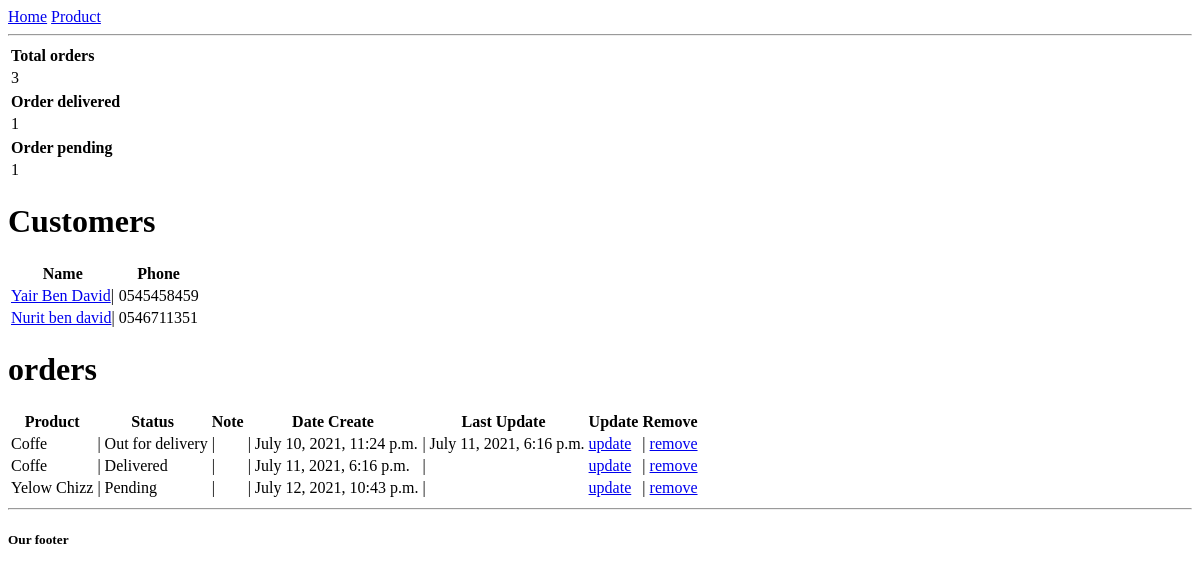
The app's page /, older data.
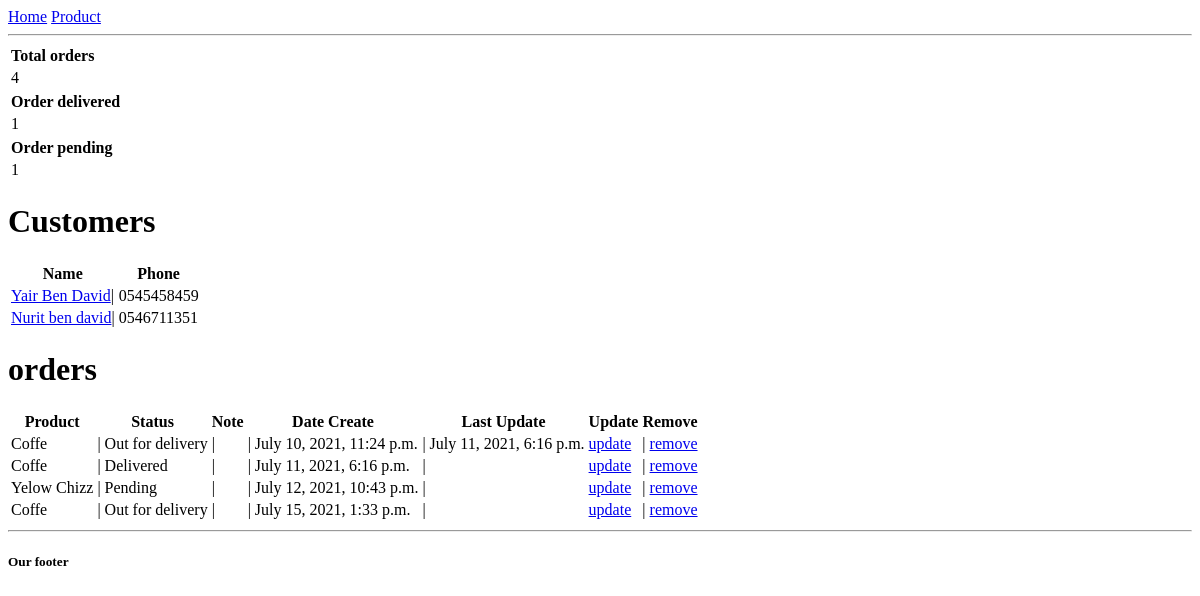
The same page, newer data.
### accounts/models.py (models this page shows, shortened)
class Customer(models.Model):
    name = models.CharField(max_length=200, null=True)
    phone = models.CharField(max_length=200, null=True)
    email = models.EmailField(max_length=50, null=True)
    date_create = models.DateTimeField(auto_now_add=True, null=True)
    date_update = models.DateTimeField(auto_now_add=False, auto_now=True, null=True)

class Order(models.Model):
    STATUS = (
        ('Pending','Pending'),
        ('Out for delivery', 'Out for delivery'),
        ('Delivered','Delivered')
    )
    customer = models.ForeignKey(Customer, null=True, on_delete=models.SET_NULL)
    product = models.ForeignKey(Product, null=True, on_delete=models.SET_NULL)
    date_create = models.DateTimeField(auto_now_add=True, null=True)
    date_update = models.DateTimeField(auto_now_add=False, auto_now=True, null=True)
    status = models.CharField(max_length=200, null=True, choices=STATUS)
    note = models.CharField(max_length=200, null=True)

class Product(models.Model):
    CATEGORY = (
        ('Indoor','Indoor'),
        ('Outdoor','Outdoor')
    )
    name = models.CharField(max_length=200, null=True)
    price = models.FloatField(null=True)
    category = models.CharField(max_length=200, null=True)
    description = models.CharField(max_length=200, null=True, blank=True)
    date_create = models.DateTimeField(auto_now_add=True, null=True)
    tags = models.ManyToManyField(Tag)
    def __str__(self):
        return self.name

### accounts/views.py (the view)
# urls.py: path('',home, name='home'),
def home(request):
    orders = Order.objects.all()
    customers = Customer.objects.all()
    total_customers =Customer.objects.all().count() # מיבא את הסכום של כל המופעים
    total_orders =Order.objects.all().count()
    delivered = Order.objects.filter(status="Delivered").count() # סכום של מופעים עם סטטוס מסויים
    pending = Order.objects.filter(status="Pending").count()
    context = {"orders": orders, "customers": customers, "total_customers": total_customers,
     "total_orders": total_orders, "delivered": delivered, "pending": pending }
    return render(request, 'accounts/dashboad.html', context)

### accounts/templates/accounts/dashboad.html
{% extends 'accounts/main.html'%}
{% block contant %}
<body>
<table><tr><th>Total orders</th></tr> <tr><td>{{total_orders}}</td></tr></table>
<table><tr><th>Order delivered</th></tr> <tr><td>{{delivered}}</td></tr></table>
<table><tr><th>Order pending</th></tr> <tr><td>{{pending}}</td></tr></table>
    <h1>Customers</h1>
    <table>
        <tr>
            <th>Name</th>
            <th>Phone</th>
        </tr>
        {%for cus in customers%}
            <tr>
                <td><a href="{% url 'customer' cus.id %}">{{cus.name }}</a>|</td>
                <td>{{cus.phone}}</td>
            </tr>
    {% endfor %}
    </table>
<div>
    <h1>orders</h1>
    <table>
        <tr>
            <th>Product</th>
            <th>Status</th>
            <th>Note</th>
            <th>Date Create</th>
            <th>Last Update</th>
            <th>Update</th>
            <th>Remove</th>
        </tr>
        {%for or in orders%}
            <tr>
                <td>{{or.product}} </td>
                <td> | {{ or.status}}  </td>
                {%if or.note == None%}
                    <td> |   </td>
                {% else %}
                    <td> | {{or.note}}   </td>
                {% endif %}
                {% if or.date_create == or.date_update %}
                    <td> | {{ or.date_create}} </td>
                    <td> |  </td>
                {% else %}
                    <td> | {{ or.date_create}} </td>
                    <td> | {{ or.date_update}} </td>
                {% endif %}
                <td> <a href="{% url 'update_order' or.id %}">update</a></td>
                <td> | <a href="{% url 'delete_order' or.id %}">remove</a></td>
            </tr>
    {% endfor %}
</table>
</div>
</body>
</html>
{% endblock%}

Row changes from the older to the newer data that the page shows:
added Order: product "Coffe", status "Out for delivery", date_create "July 15, 2021, 1:33 p.m."
Text that changed along with them:
{{ total_orders }}: "3" → "4"
